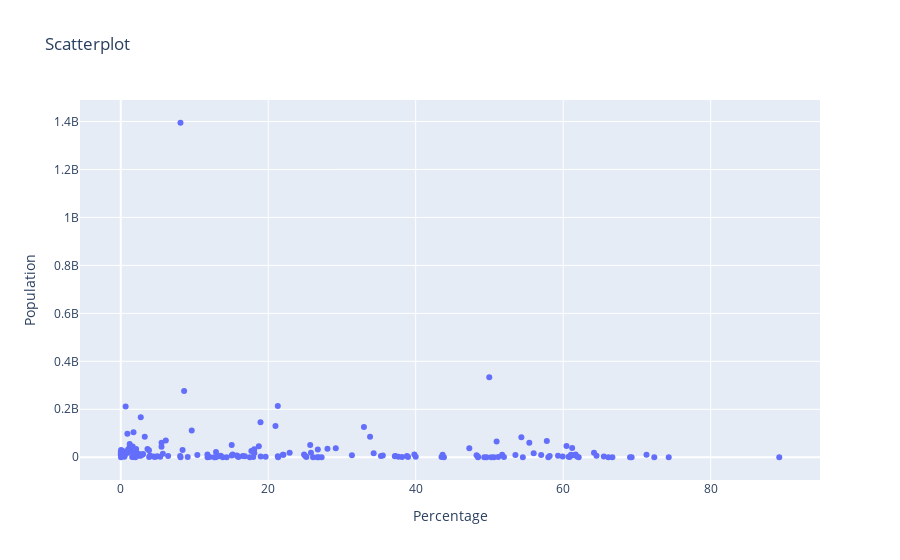

The notebook cell saved with this chart:
### Markdown cell above
From these two tables, we can see that countries with low population tends to have high rate of vaccinations while countries with high population is oppostite. To test the hypothesis, I used scatterplot to plot the relationship between the two index to see wheter they are correlated or not.

### Code cell
# Scatterplot
fig = px.scatter(cbn, 
                y="2021_last_updated", 
                x="percentage",
                labels = {'2021_last_updated' : 'Population', 'percentage' : 'Percentage'},
                title = "Scatterplot"
               )
fig.show()

### Figure 1 — Plotly figure (JSON) as saved in the notebook; plotly's stock layout.template omitted (floating-point values rounded to 4 significant figures; data arrays with more than 128 entries replaced by an {"elided": "..."} marker saying what was removed)
{"data": [{"hovertemplate": "Percentage=%{x}<br>Population=%{y}<extra></extra>", "legendgroup": "", "marker": {"color": "#636efa", "symbol": "circle"}, "mode": "markers", "name": "", "orientation": "v", "showlegend": false, "type": "scatter", "x": {"elided": "174 float values"}, "xaxis": "x", "y": {"elided": "174 int values"}, "yaxis": "y"}], "layout": {"legend": {"tracegroupgap": 0}, "title": {"text": "Scatterplot"}, "xaxis": {"anchor": "y", "domain": [0, 1], "title": {"text": "Percentage"}}, "yaxis": {"anchor": "x", "domain": [0, 1], "title": {"text": "Population"}}}}
